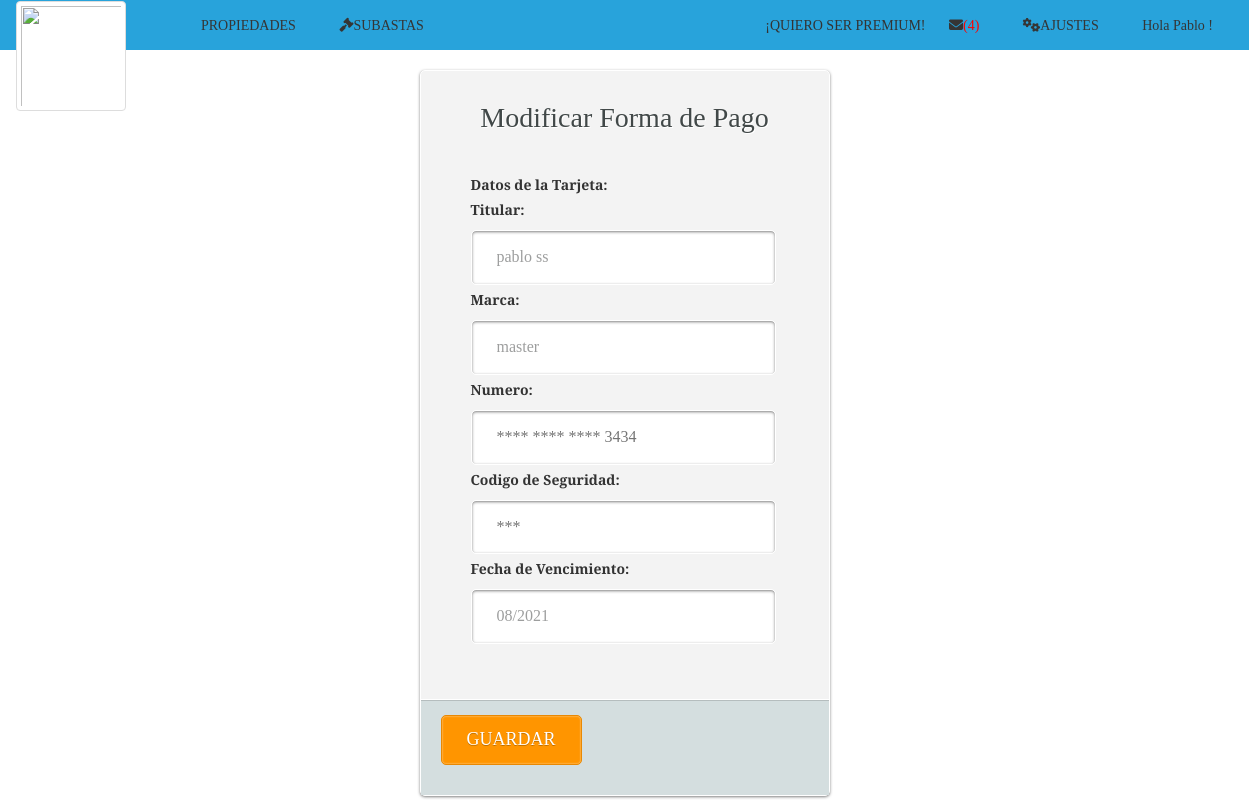
/modificarFormaDePago.php (signed in), run on the app's committed database.
### tables this page shows
CREATE TABLE `tarjeta` (
  `idTarjeta` int(11) NOT NULL,
  `idPersona` int(11) NOT NULL,
  `numero` bigint(16) NOT NULL,
  `marca` text NOT NULL,
  `vencimiento` text NOT NULL,
  `codigo` int(3) NOT NULL,
  `titular` text NOT NULL
);

### modificarFormaDePago.php (the view, shortened to what this page needs)
<html>
<head>
<?php
include("cabecera.php");
$link=conectar();
$id=($_SESSION['id']);
$var_consulta = "SELECT idTarjeta FROM persona WHERE IdPersona = '$id' ";
$var_resultado = mysqli_query($link, $var_consulta);
$row = mysqli_fetch_array($var_resultado);
$idT = $row['idTarjeta'];
$var_consulta = "SELECT * FROM tarjeta WHERE idTarjeta = '$idT' ";
$var_resultado = mysqli_query($link, $var_consulta);
$row = mysqli_fetch_array($var_resultado);
?>
	</head>
	<body>
		<div id="wrapper" style="margin-top: 0px">
			<form name="formulario" action="modificarFormaDePago2.php" method="POST" class="login-form" enctype="multipart/form-data" onsubmit="return validareg();">
				<div class="header">
					<h1> Modificar Forma de Pago</h1>
				</div>
				<div class="content">
					<label for="ubicacion">Datos de la Tarjeta: </label><br/>
					<label for="titular">Titular: </br></label>
					<input type="text" name="titular" class="input username" value='<?php echo "$row[titular]" ?>' required="required">
					<label for="marca">Marca: </br></label>
					<input type="text" name="marca" class="input username" value='<?php echo "$row[marca]" ?>' required="required">
					<label for="numero">Numero: </br></label>
					<?php  $ult4 = substr($row['numero'],12); ?>
					<input type="text" name="numero" class="input username" pattern="[0-9]{16}" title="Ingrese los 16 digitos de su tarjeta de credito" id="valNumero" placeholder='<?php echo "**** **** **** $ult4" ?>'required="required">
					<label for="codigo">Codigo de Seguridad: </br></label>
					<input type="text" name="codigo" class="input username" pattern="[0-9]{3}" title="Ingrese los 3 digitos del dorso de su tarjeta de credito" id="valCodigo" placeholder='<?php echo "***" ?>'required="required">
					<label for="vencimiento">Fecha de Vencimiento: </br></label>
					<input type="text" name="vencimiento" class="input username" pattern="[0-9*/]{7}" title="Ingrese la fecha de vencimiento con el formato mm/aaaa" id="valVencimiento" value='<?php echo "$row[vencimiento]" ?>'required="required">
			</div>
				<div class="footer">
					<input type="submit" name="login" value="GUARDAR" class="button" />
				</div>
			</form>
		</div>
	</body>
</html>

### css/estilos.css (style rules this page uses)
body { background-color:#ffffff ; font-family:'Bree Serif', serif; }
.login-form { width: 410px; margin: auto; position: relative; background: #f3f3f3; border: 1px solid #fff; border-radius: 5px; box-shadow: 0 1px 3px rgba(0,0,0,0.5); -moz-box-shadow: 0 1px 3px rgba(0,0,0,0.5); -webkit-box-shadow: 0 1px 3px rgba(0,0,0,0.5); }
#wrapper { width: 410px; height: 400px; margin: 70px auto; }
#wrapper h1 { text-align: center; }
.login-form .header { padding: 10px 30px 30px 30px; }
.login-form .header h1 { font-family: 'Bree Serif', serif; font-weight: 300; font-size: 28px; line-height:34px; color: #414848; text-shadow: 1px 1px 0 rgba(256,256,256,1.0); margin-bottom: 10px; }
.login-form .content { padding: 0 60px 50px 50px; width: 300; }
.login-form .content .input, #area { width: 305px; padding: 15px 25px; margin-top: 5px; margin-bottom: 5px; font-family:'Bree Serif', serif; font-weight: 400; font-size: 16px; color: #9d9e9e; text-shadow: 1px 1px 0 rgba(256,256,256,1.0); background: #fff; border: 1px solid #fff; border-radius: 5px; box-shadow: inset 0 1px 3px rgba(0,0,0,0.50); -moz-box-shadow: inset 0 1px 3px rgba(0,0,0,0.50); -webkit-box-shadow: inset 0 1px 3px rgba(0,0,0,0.50); }
.login-form .footer { padding: 15px 20px 30px 20px; overflow: auto; background: #d4dedf; border-top: 1px solid #fff; box-shadow: inset 0 1px 0 rgba(0,0,0,0.15); -moz-box-shadow: inset 0 1px 0 rgba(0,0,0,0.15); -webkit-box-shadow: inset 0 1px 0 rgba(0,0,0,0.15); }
.login-form .footer .button { padding: 11px 25px; font-family: 'Bree Serif', serif; font-weight: 300; font-size: 18px; color: #fff; text-shadow: 0px 1px 0 rgba(0,0,0,0.25); background: #FF9500; border: 1px solid #E88803; border-radius: 5px; cursor: pointer; box-shadow: inset 0 0 2px rgba(256,256,256,0.75); -moz-box-shadow: inset 0 0 2px rgba(256,256,256,0.75); -webkit-box-shadow: inset 0 0 2px rgba(256,256,256,0.75); }

### data on the page
tarjeta: titular "pablo ss", marca "master", numero "**** **** **** 3434", vencimiento "08/2021"

### other printed values
$numero "(4)"
$_SESSION[nombre] "Pablo"
